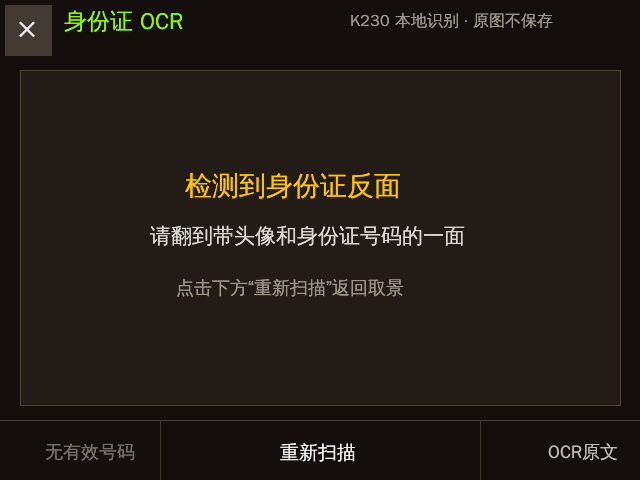
#> input picture app/id-card-ocr/back-side.png, 640 x 480 px
$ python -i vision.py   (imports and definitions only)   (older library calls are emulated)
#> lines starting #> are read from the running program, lines starting #| are printed output that depends on the picture; after the words box and inside, x2 and y2 are one past the last pixel; in counts of white or black regions, pixels touching at a corner belong together
#> further down, picture is the input picture: shape (480, 640, 3); mean B, G, R 22, 28.3, 34.7
'''身份证取景的 OpenCV 几何处理。'''

import cv2
import numpy as np


ID_CARD_RATIO = 85.60 / 53.98
WARP_W = 640
WARP_H = round(WARP_W / ID_CARD_RATIO)

# 二代身份证正面的固定字段区域。固定标签、头像和国徽都不进入 OCR，避免
# 小标签与防伪底纹占用 DBNet/识别器算力。source 使用标准矫正卡片的归一化
# 坐标，target 是 640x404 干净画布中的像素区域。
OCR_CANVAS_W = WARP_W
OCR_CANVAS_H = WARP_H
OCR_REGIONS = (
    ("name", (0.16, 0.08, 0.58, 0.22), (16, 4, 624, 72)),
    # 性别和民族共享一条画布带但左右分开，既保留单字“男/女”，也不压缩
    # 地址区域。core.parse_id_card_roi_rows 会在同一纵向带内分别提取二者。
    ("sex", (0.16, 0.24, 0.30, 0.37), (16, 76, 170, 126)),
    # 实拍标准证件的民族值位于约 0.40W；旧起点 0.43W 会直接裁掉单字。
    ("ethnicity", (0.39, 0.24, 0.52, 0.37), (190, 76, 624, 126)),
    ("birth", (0.16, 0.36, 0.67, 0.50), (16, 130, 624, 190)),
    # 地址栏在头像左侧结束。限制到 0.64W，避免把人像和衣服当成文字。
    ("address", (0.16, 0.49, 0.625, 0.76), (16, 194, 624, 318)),
    ("id_number", (0.27, 0.79, 0.99, 0.96), (16, 326, 624, 402)),
)

# 姓名和号码在主画布中通常足够稳定；民族是单字、地址又是多行小字，把这
# 两块再放到一张专用画布中做一次放大识别。它只增加一次 KPU 推理，不需要
# 同时加载第二套模型。目标区域之间留出 16 px 空白，避免 DBNet 跨区合框。
DETAIL_REGIONS = (
    ("ethnicity", (0.39, 0.24, 0.52, 0.37), (16, 12, 624, 132)),
    ("address", (0.16, 0.49, 0.625, 0.76), (16, 148, 624, 396)),
)

# 民族单字偶发漏检时的专用重试。真机模糊边界样本中，常规增强、原图和
# Otsu 都会被量化模型读成数字/拉丁字符；只裁民族值并反锐化后可稳定恢复。
ETHNICITY_RETRY_REGIONS = (
    ("unsharp", (0.385, 0.225, 0.49, 0.345), (16, 20, 624, 384)),
)


# [27 lines left out: functions order_quad, _quad_metrics, not called in this run]


def _find_id_card_by_chroma(frame, min_coverage):
    '''在浅色背景上用 Lab 黄蓝色差寻找低对比度身份证。

    实拍中卡片外沿与桌面亮度接近，Canny 可能完全没有闭合轮廓；二代证的
    蓝红防伪底纹在 Lab b 通道中仍与偏暖桌面明显分离。Otsu 阈值只用于生成
    候选，最终仍要求身份证比例、覆盖率和高矩形填充率，抑制普通色块误检。
    '''
    height, width = frame.shape[:2]
    frame_area = float(width * height)
    lab_b = cv2.cvtColor(frame, cv2.COLOR_BGR2LAB)[:, :, 2]
    if float(lab_b.std()) < 2.0:
        return None
    _, mask = cv2.threshold(
        lab_b, 0, 255, cv2.THRESH_BINARY_INV + cv2.THRESH_OTSU)
    close_size = max(5, int(round(min(width, height) / 34.0)) | 1)
    open_size = max(3, int(round(close_size / 3.0)) | 1)
    mask = cv2.morphologyEx(
        mask, cv2.MORPH_CLOSE,
        cv2.getStructuringElement(cv2.MORPH_RECT,
                                  (close_size, close_size)),
        iterations=2)
    mask = cv2.morphologyEx(
        mask, cv2.MORPH_OPEN,
        cv2.getStructuringElement(cv2.MORPH_RECT,
                                  (open_size, open_size)),
        iterations=1)
    contours = cv2.findContours(mask, cv2.RETR_EXTERNAL,
                                cv2.CHAIN_APPROX_SIMPLE)[-2]

    best = None
    best_score = -1.0
    for contour in contours:
        area = abs(cv2.contourArea(contour))
        coverage = area / frame_area
        if coverage < min_coverage or coverage > 0.93:
            continue
        rect = cv2.minAreaRect(contour)
        rect_w, rect_h = rect[1]
        long_side, short_side = max(rect_w, rect_h), min(rect_w, rect_h)
        if short_side < 1.0:
            continue
        ratio = long_side / short_side
        if not 1.30 <= ratio <= 1.90:
            continue
        rectangularity = area / max(1.0, rect_w * rect_h)
        if rectangularity < 0.72:
            continue
        ratio_score = max(0.0, 1.0 - abs(ratio - ID_CARD_RATIO) / 0.35)
        score = coverage * 2.0 + rectangularity + ratio_score
        if score > best_score:
            best_score = score
            best = order_quad(cv2.boxPoints(rect))
    return best


def find_id_card(frame, min_coverage=0.12):
    '''从取景帧中找最像 ID-1 标准身份证比例的四边形。'''
#> called with min_coverage = 0.12
    height, width = frame.shape[:2]
#> height = 480; width = 640
    frame_area = float(width * height)
#> frame_area = 307200
    gray = cv2.cvtColor(frame, cv2.COLOR_BGR2GRAY)
    gray = cv2.GaussianBlur(gray, (5, 5), 0)
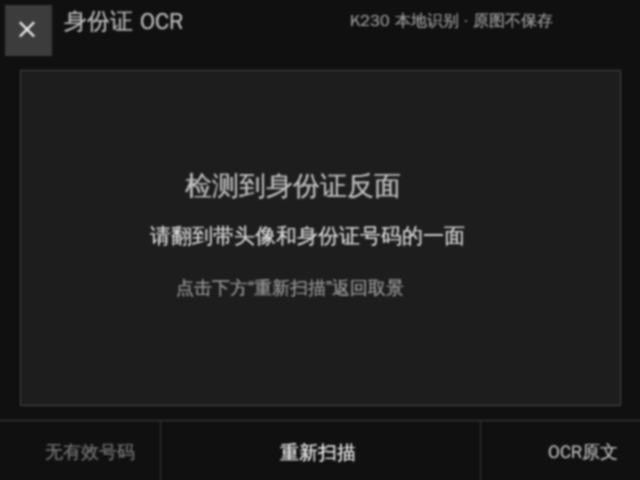
#> gray: shape (480, 640); min 16, max 222, mean 29.7
    edges = cv2.Canny(gray, 45, 135)
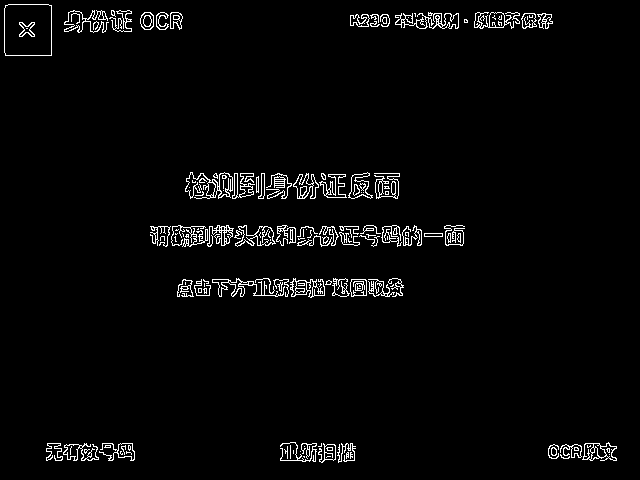
#> edges: shape (480, 640); 2.9% white in thin lines or dots
    kernel = cv2.getStructuringElement(cv2.MORPH_RECT, (5, 5))
    edges = cv2.morphologyEx(edges, cv2.MORPH_CLOSE, kernel, iterations=2)
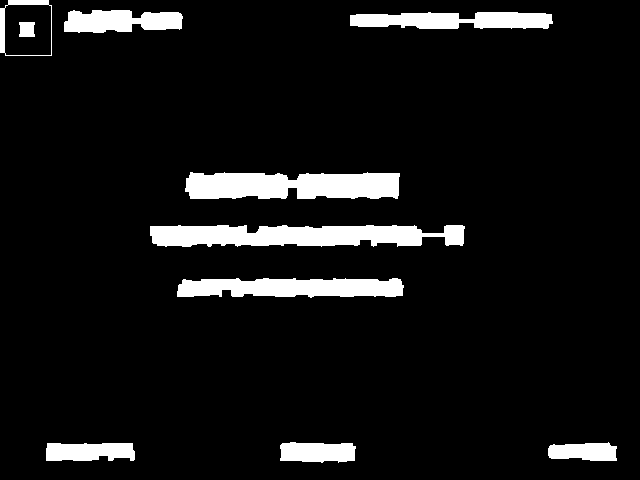
#> edges: shape (480, 640); 7.7% white; 10 white regions
    contours = cv2.findContours(edges, cv2.RETR_EXTERNAL,
                                cv2.CHAIN_APPROX_SIMPLE)[-2]
#> contours = 9 contours; largest, box (x1, y1, x2, y2) and area: (150, 225, 465, 247) 5182, (185, 172, 400, 199) 4782, (177, 278, 404, 298) 3470, (0, 0, 52, 56) 2722, (350, 12, 553, 29) 2538

    best = None
    best_score = -1.0
    for contour in contours:
        area = abs(cv2.contourArea(contour))
        coverage = area / frame_area
        if coverage < min_coverage or coverage > 0.93:
            continue
        perimeter = cv2.arcLength(contour, True)
        polygon = cv2.approxPolyDP(contour, 0.025 * perimeter, True)
        if len(polygon) != 4 or not cv2.isContourConvex(polygon):
            continue
        quad, card_w, card_h, ratio = _quad_metrics(polygon[:, 0, :])
        if not 1.30 <= ratio <= 1.90:
            continue
        box_area = card_w * card_h
        rectangularity = area / max(1.0, box_area)
        if rectangularity < 0.66:
            continue
        ratio_score = max(0.0, 1.0 - abs(ratio - ID_CARD_RATIO) / 0.45)
        score = coverage * 2.0 + rectangularity + ratio_score
        if score > best_score:
            best_score = score
            best = quad
#> this loop made 9 passes
#> (area, coverage) on passes 1 to 9: (1322, 0.0043), (982.5, 0.0032), (1266.5, 0.00412), (3469.5, 0.0113), (5181.5, 0.0169), (4782.5, 0.0156), (2537.5, 0.00826), (1989, 0.00647), (2722, 0.00886)
#> after the loop, best_score = -1
    if best is not None:
        return best
    return _find_id_card_by_chroma(frame, min_coverage)
#> in _find_id_card_by_chroma, `lab_b = cv2.cvtColor(frame, cv2.COLOR_BGR2LAB)[:, :, 2]`:
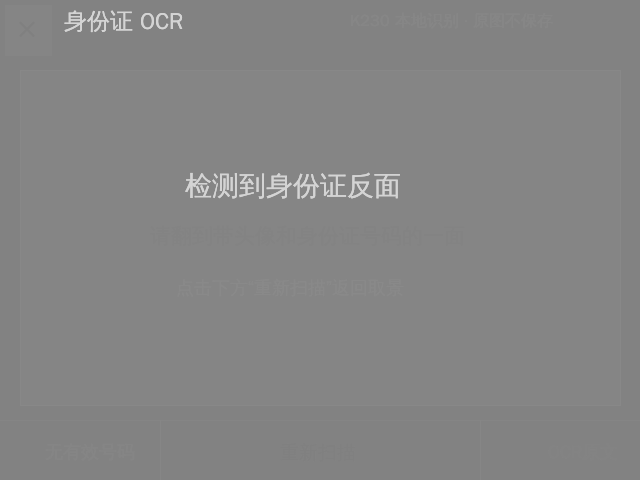
#> lab_b: shape (480, 640); min 128, max 212, mean 132.8
#> in _find_id_card_by_chroma, `_, mask = cv2.threshold( lab_b, 0, 255, cv2.THRESH_BINARY_INV + cv2.TH..`:
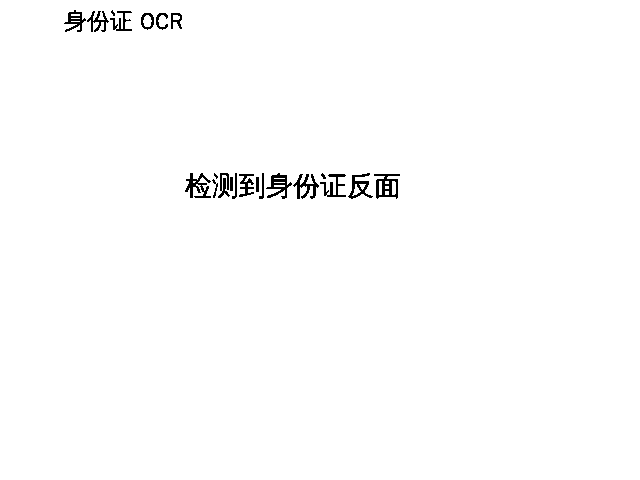
#> mask: shape (480, 640); 99% white; black in thin lines or dots, all inside (x1, y1, x2, y2) = (64, 10, 400, 199)
#> in _find_id_card_by_chroma, `mask = cv2.morphologyEx( mask, cv2.MORPH_CLOSE, cv2.getStructuringElem..`: mask: shape (480, 640); every value is 255
#> in _find_id_card_by_chroma, `contours = cv2.findContours(mask, cv2.RETR_EXTERNAL, cv2.CHAIN_APPROX_..`: contours = [[[0, 0], [0, 479], [639, 479], [639, 0]]]
#> the loop in _find_id_card_by_chroma, `for contour in contours:` made 1 pass
#> (contour, area, coverage) on pass 1: ([[0, 0], [0, 479], [639, 479], [639, 0]], 306081, 0.996)
#> after the loop in _find_id_card_by_chroma, `for contour in contours:`: best_score = -1


# [185 lines left out: functions warp_card, document_quality, select_best_card, enhance_document_crop, _paste_fit, build_id_ocr_canvas and 2 more, not called in this run]

>>> import cv2
>>> picture = cv2.imread('back-side.png')
>>> result = find_id_card(picture)
